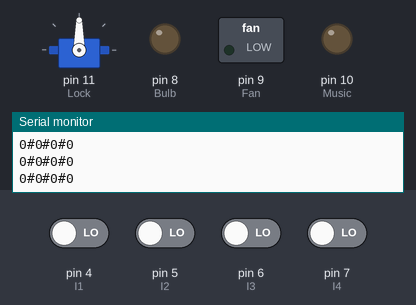
This sketch was run on a simulated Arduino Uno, built with avr-gcc and run on an emulated ATmega328P. Parts: servo, switched loads named in the sketch (green lamp = pin HIGH), output pins drawn as LEDs (lit = HIGH), the last lines printed to the serial monitor. Inputs (shaded band) come from the test bench; at power-on: pin 4 (I1), pin 5 (I2), pin 6 (I3), pin 7 (I4) LOW.

Above: at 2.8 s.
2.9 s: pin 4 (I1) driven HIGH
At 5.1 s:
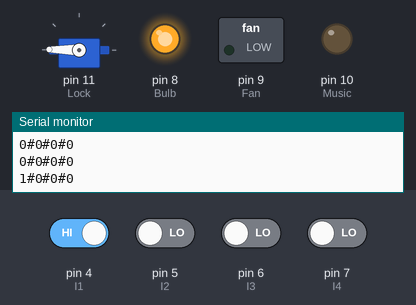
6.4 s: pin 5 (I2) driven HIGH
At 8.8 s:
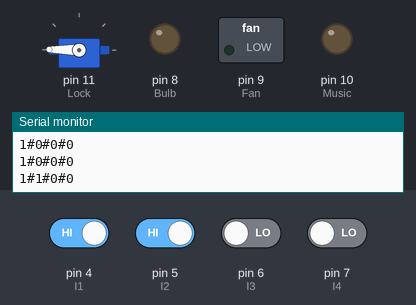
9.1 s: pin 5 (I2) driven LOW
At 10.77 s:
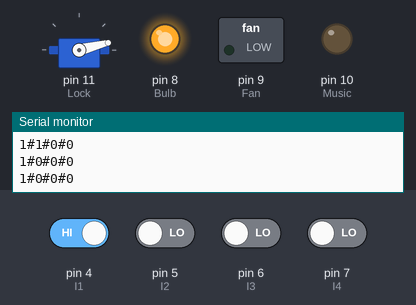
13.2 s: pin 4 (I1) driven LOW
At 14.1 s:
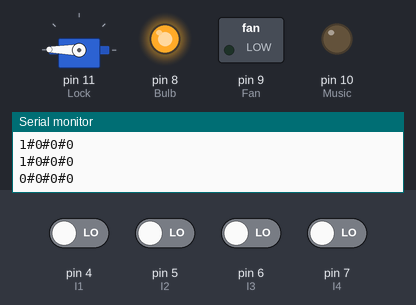
14.7 s: pin 5 (I2) driven HIGH
At 17.2 s:
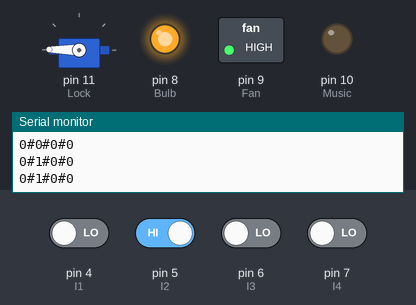
18.8 s: pin 4 (I1) driven HIGH and pin 5 (I2) driven LOW and pin 6 (I3) driven HIGH and pin 7 (I4) driven HIGH
At 22.0 s:
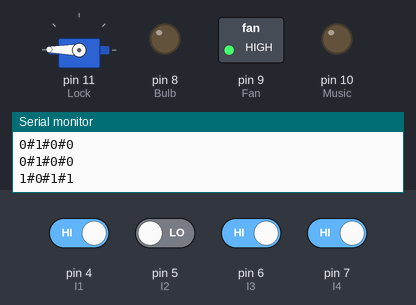
Timing chart, 0 to 25.2 s (numbered marks = the images above; inputs shaded):
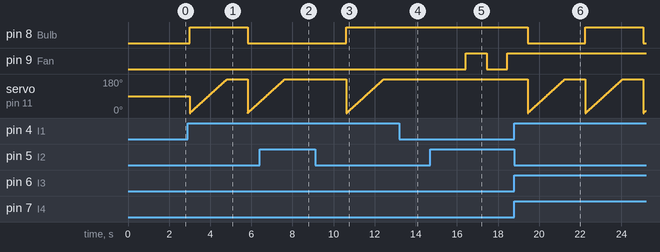

Measured:
- after the input at 2.9 s, pin 8 (Bulb): LOW → HIGH after 0.10 s, → LOW 2.8 s later
- after the input at 6.4 s, pin 8 (Bulb): stays LOW (without the input it goes to HIGH after 2.2 s); servo on pin 11 (Lock): goes on until 7.6 s, then stays 179°
- after the input at 9.1 s, pin 8 (Bulb): LOW → HIGH after 1.5 s
- after the input at 13.2 s, pin 8 (Bulb): stays HIGH (without the input it goes to LOW after 0.24 s); servo on pin 11 (Lock): stops changing and stays 179°
- after the input at 14.7 s, pin 9 (Fan): LOW → HIGH after 1.7 s, → LOW 1.0 s later, → HIGH 1.0 s later
- after the input at 18.8 s, pin 8 (Bulb): HIGH → LOW after 0.64 s, → HIGH 2.8 s later, → LOW 2.8 s later; pin 9 (Fan): stops changing and stays HIGH; servo on pin 11 (Lock): ramps from 0° to 179° and jumps back, once every 2.8 s

The sketch:

Relay.ino
```cpp
#include<Servo.h>

#define I1 4
#define I2 5
#define I3 6
#define I4 7
#define Bulb  8
#define Fan   9
#define Music 10
#define Lock  11


int data[4];
int angle=0;
boolean check[4]={false,false,false,false};
Servo Door;

void setup()
{
  pinMode(I1,INPUT);
  pinMode(I2,INPUT);
  pinMode(I3,INPUT);
  pinMode(I4,INPUT);
  pinMode(Bulb, OUTPUT);
  pinMode(Fan, OUTPUT);
  pinMode(Music, OUTPUT);
  Door.attach(Lock);
  digitalWrite(Bulb, LOW);
  digitalWrite(Fan, LOW);
  digitalWrite(Music, LOW);
  Serial.begin(9600); // Default communication rate of the Bluetooth module
}

void loop()
{
  // Checks whether data is comming from the serial port
  data[0]=digitalRead(I1);
  data[1]=digitalRead(I2);
  data[2]=digitalRead(I3);
  data[3]=digitalRead(I4);
  Serial.print(data[0]);
  Serial.print("#");
  Serial.print(data[1]);
  Serial.print("#");
  Serial.print(data[2]);
  Serial.print("#");
  Serial.print(data[3]);
  Serial.println("");
  if(check[2])
  {
    if(data[0]==1 && data[1]==0)
      check[2]=false;
  }
  else
  {
    if(data[0]==1 && data[1]==0)
    {
      if(check[0])
      {
        digitalWrite(Bulb, LOW);
      }
      else
      {
        digitalWrite(Bulb, HIGH);
      }
      check[0]=!check[0];
      for(angle = 0; angle < 180; angle += 1)    // command to move from 0 degrees to 180 degrees
      {
        Door.write(angle);                 //command to rotate the servo to the specified angle
        delay(10);
      }
    }
    else if(data[0]==0 && data[1]==1)
    {
      if(check[1])
      {
        digitalWrite(Fan, HIGH);
      }
      else
      {
        digitalWrite(Fan, LOW);
      }
      check[1]=!check[1];
    }
    else if(data[0]==1 && data[1]==1)
    {
      if(check[2])
      {
        digitalWrite(Music, HIGH);
      }
      else
      {
        digitalWrite(Music, LOW);
      }
      check[2]=!check[2];
    }

  }
  delay(1000);
}
```
